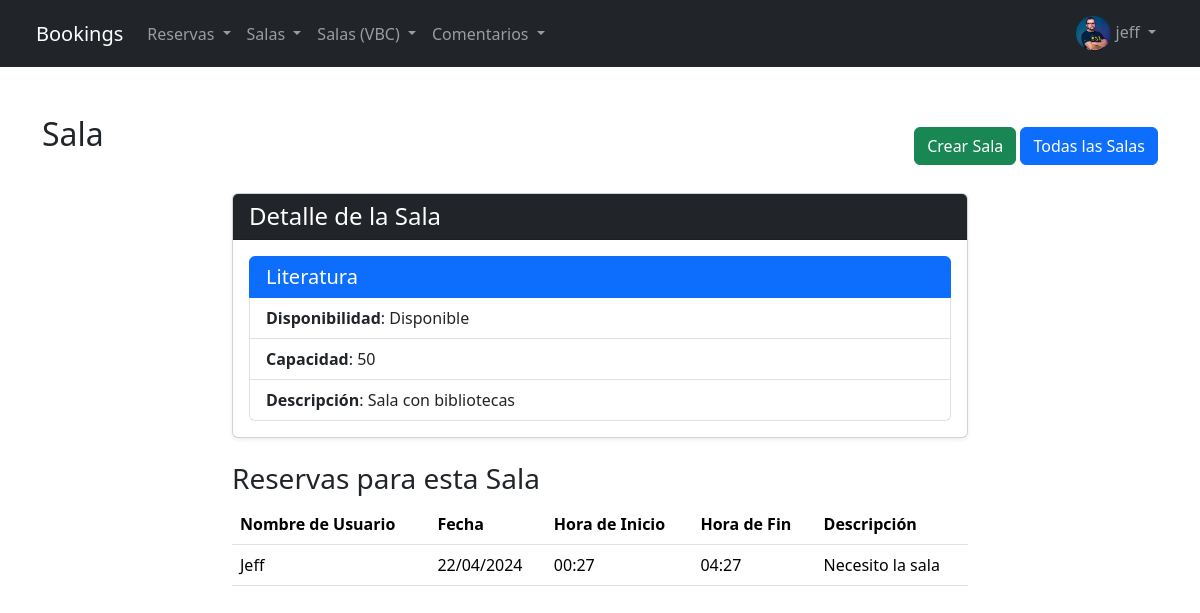
Page /bookings/room/detail/1 (signed in) on the committed database.
### bookings/models.py (models this page shows, shortened)
class Avatar(models.Model):
    user = models.OneToOneField(User, on_delete=models.CASCADE, related_name='avatar')
    image = models.ImageField(upload_to='avatars/')

class Sala(models.Model):
    nombre = models.CharField(max_length=100)
    disponible = models.BooleanField(default=True)
    capacidad = models.IntegerField()
    descripcion = models.TextField(blank=True, null=True)

class Reserva(models.Model):
    nombre_de_usuario = models.CharField(max_length=50)
    sala = models.ForeignKey(Sala, on_delete=models.CASCADE, related_name='reservas')
    fecha = models.DateField(default=timezone.now)
    hora_inicio = models.TimeField(default=timezone.now)
    hora_fin = models.TimeField(default=timezone.now)
    descripcion = models.TextField(blank=True, null=True)

### bookings/views.py (the view)
# urls.py: path("room/detail/<room_id>", detail_room_view, name="room_detail"),
@login_required
def detail_room_view(request, room_id):
    sala = Sala.objects.get(id=room_id)
    contexto_dict = {"todas_las_sala": sala}
    return render(request, "rooms/detail.html", contexto_dict)

### bookings/templates/rooms/detail.html (shortened to what this page needs)
{% extends 'bookings/base.html' %}
{% block content %}
<section class="py-5">
    <div class="container">
        <div class="d-flex justify-content-between align-items-center mb-3">
            {% if object %}<h2 class="mb-4">Sala creada</h2>: {{ object.nombre }}{% else %}<h2 class="mb-4">Sala</h2>{% endif %}
            <div>
                <a href="{% url 'room_create' %}" class="btn btn-success">Crear Sala</a>
                <a href="{% url 'room_list' %}" class="btn btn-primary">Todas las Salas</a>
            </div>
        </div>
        <div class="row">
            <div class="col-lg-8 mx-auto">
                <div class="card shadow-sm">
                    <h4 class="card-header bg-dark text-white">
                        Detalle de la Sala
                    </h4>
                    <div class="card-body">
                        <ul class="list-group">
                            <li class="list-group-item active" aria-current="true">
                                <h5 class="card-title text-white my-0">{{ todas_las_sala.nombre }}</h5>
                            </li>
                            <li class="list-group-item">
                                {% if todas_las_sala.disponible %}
                                <p class="card-text mb-0"><strong>Disponibilidad</strong>: Disponible</p>
                                {% else %}
                                <p class="card-text mb-0"><strong>Disponibilidad</strong>: No Disponible</p>
                                {% endif %}
                            </li>
                            <li class="list-group-item">
                                <p class="card-text mb-0"><strong>Capacidad</strong>: {{ todas_las_sala.capacidad }}</p>
                            </li>
                            <li class="list-group-item">
                                <p class="card-text"><strong>Descripción</strong>: {{ todas_las_sala.descripcion | default:"No proporcionado" }}</p>
                            </li>
                        </ul>
                    </div>
                </div>
                <div class="mt-4">
                    <h3>Reservas para esta Sala</h3>
                    <table class="table">
                        <thead>
                            <tr>
                                <th scope="col">Nombre de Usuario</th>
                                <th scope="col">Fecha</th>
                                <th scope="col">Hora de Inicio</th>
                                <th scope="col">Hora de Fin</th>
                                <th scope="col">Descripción</th>
                            </tr>
                        </thead>
                        <tbody>
                            {% for reserva in todas_las_sala.reservas.all %}
                            <tr>
                                <td>{{ reserva.nombre_de_usuario }}</td>
                                <td>{{ reserva.fecha | date:"d/m/Y" }}</td>
                                <td>{{ reserva.hora_inicio | date:"H:i" }}</td>
                                <td>{{ reserva.hora_fin | date:"H:i" }}</td>
                                <td>{{ reserva.descripcion | default:"No proporcionado" }}</td>
                            </tr>
                            {% empty %}
                            <tr>
                                <td colspan="5">No hay reservas para esta sala.</td>
                            </tr>
                            {% endfor %}
                        </tbody>
                    </table>
                </div>
            </div>
        </div>
    </div>
</section>
{% endblock %}

### bookings/templates/bookings/base.html (shortened to what this page needs)
{% load static %}
<!DOCTYPE html>
<html lang="es">
<head>
    <link rel="stylesheet" href="{% static 'bookings/css/bootstrap.min.css' %}">
    <link rel="stylesheet" href="https://cdn.jsdelivr.net/npm/bootstrap-icons@1.11.3/font/bootstrap-icons.min.css">
</head>
<body>
    <nav class="navbar navbar-expand-lg navbar-dark bg-dark border-body px-4">
        <div class="container-fluid">
            <a class="navbar-brand" href="/bookings">Bookings</a>
            <div class="collapse navbar-collapse" id="navbarNav">
                {% if user.is_authenticated %}
                <ul class="navbar-nav">
                    <li class="nav-item dropdown">
                        <a class="nav-link dropdown-toggle" href="#" role="button" data-bs-toggle="dropdown" aria-expanded="false">
                            Reservas
                        </a>
                    </li>
                    <li class="nav-item dropdown">
                        <a class="nav-link dropdown-toggle" href="#" role="button" data-bs-toggle="dropdown" aria-expanded="false">
                            Salas
                        </a>
                    </li>
                    <li class="nav-item dropdown">
                        <a class="nav-link dropdown-toggle" href="#" role="button" data-bs-toggle="dropdown" aria-expanded="false">
                            Salas (VBC)
                        </a>
                    </li>
                    <li class="nav-item dropdown">
                        <a class="nav-link dropdown-toggle" href="#" role="button" data-bs-toggle="dropdown" aria-expanded="false">
                            Comentarios
                        </a>
                    </li>
                </ul>
                {% endif %}
                <ul class="navbar-nav ms-auto">
                    {% if user.is_authenticated %}
                    <li class="nav-item dropdown">
                        <a class="nav-link dropdown-toggle" href="#" role="button" data-bs-toggle="dropdown" aria-expanded="false">
                            {% if user.avatar.image %}
                                <img src="{{ user.avatar.image.url }}" alt="Avatar" class="rounded-circle" style="height: 35px; width: 35px;">
                            {% else %}
                                <i class="bi bi-person-circle"></i>
                            {% endif %}
                            {% if user.first_name %} {{ user.first_name }} {% else %} {{ user.username }} {% endif %}
                        </a>
                    </li>
                    {% endif %}
                </ul>
            </div>
        </div>
    </nav>
    <div class="container-fluid p-0">
        {% block content %}{% endblock content %}
    </div>
</body>
</html>

### rows in the picture
Sala: nombre "Literatura", capacidad "50", descripcion "Sala con bibliotecas"
Reserva: nombre_de_usuario "Jeff", fecha "22/04/2024", hora_inicio "00:27", hora_fin "04:27", descripcion "Necesito la sala"

### other values in the picture
{{ user.first_name }} "jeff"
